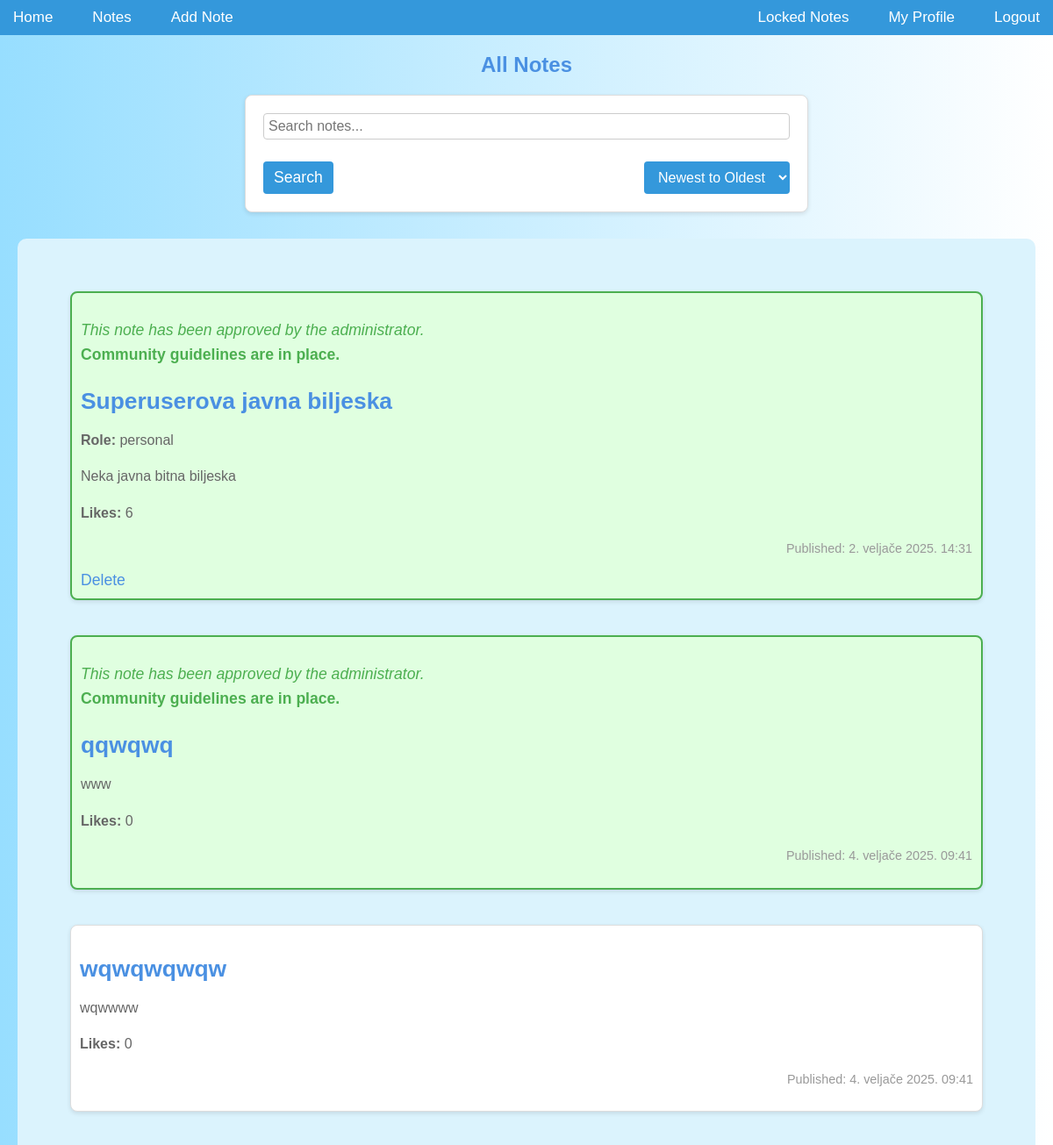
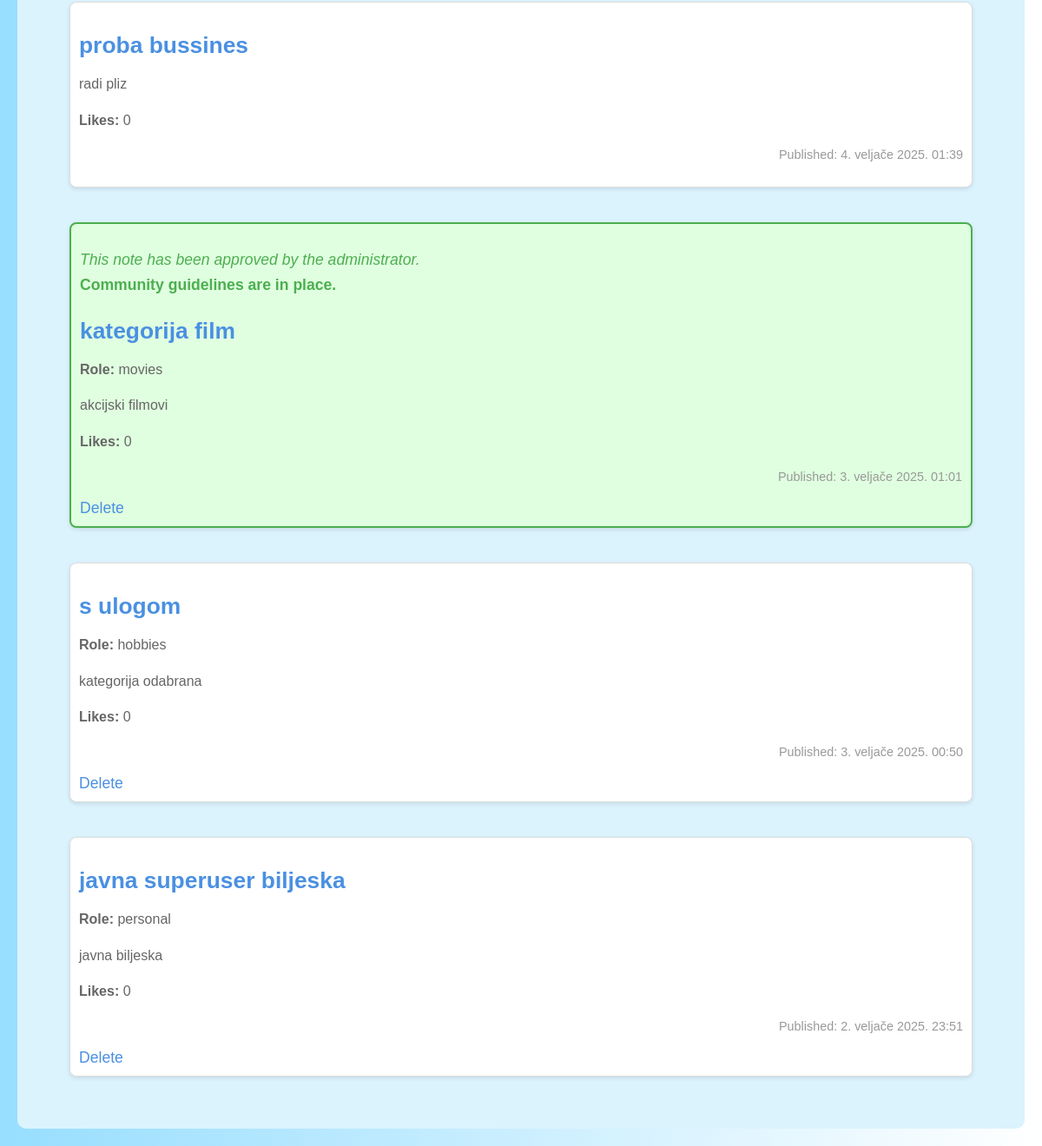
Page /notes/ (signed in) on the earlier database version (2 pictures, top to bottom).
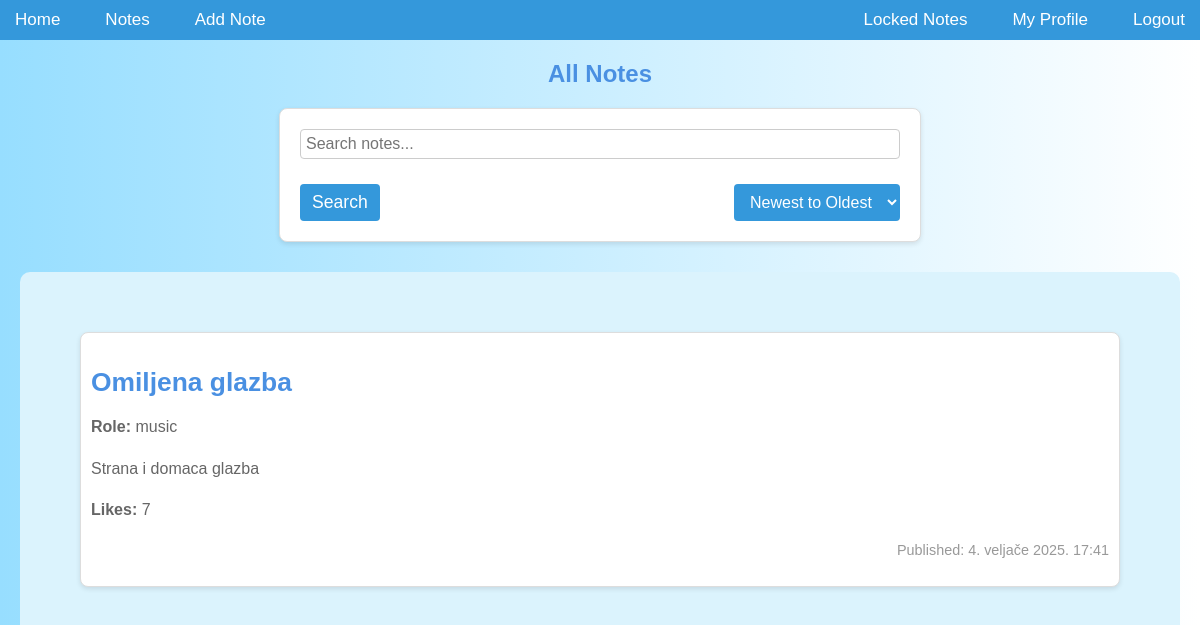
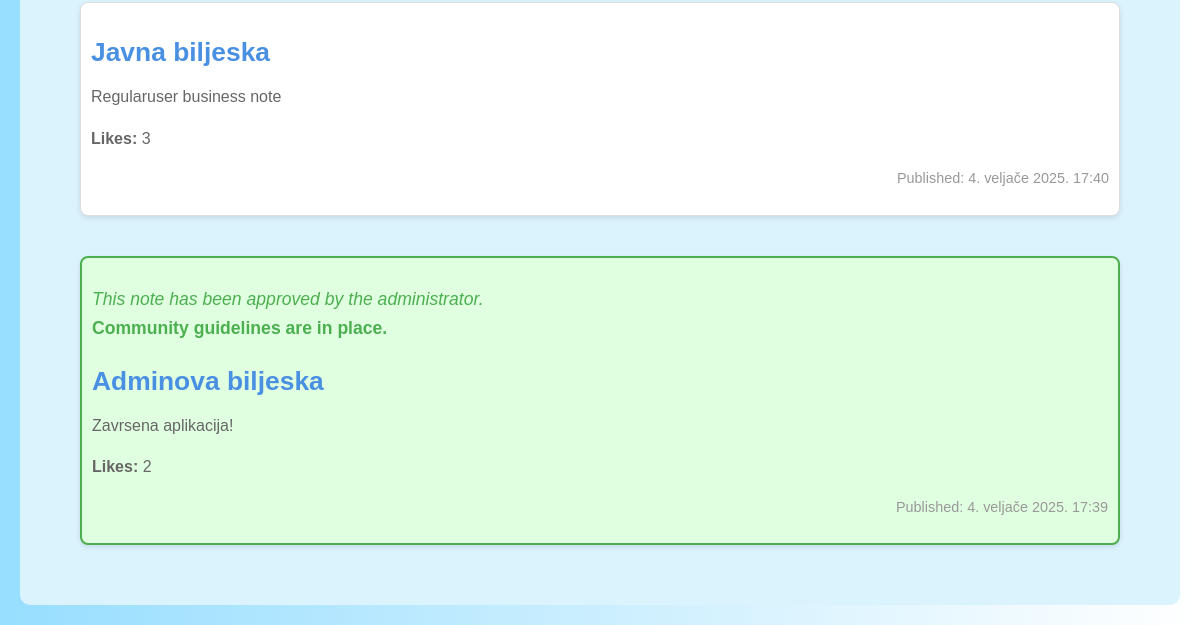
Same page on the later database version (2 pictures, top to bottom).
### notes/models.py (models this page shows, shortened)
class Note(models.Model):
    ROLE_CHOICES = [
        ('hobbies', 'Hobbies'),
        ('movies', 'Movies'),
        ('school', 'School'),
        ('work', 'Work'),
        ('music', 'Music'),
        ('personal', 'Personal'),
    ]
    CATEGORY_CHOICES = [
        ('business', 'Business'),
        ('personal', 'Personal'),
    ]
    user = models.ForeignKey('accounts.CustomUser', on_delete=models.CASCADE, null=True, blank=True, related_name='notes')
    title = models.CharField(max_length=200)
    content = models.TextField()
    pub_date = models.DateTimeField(auto_now_add=True)
    likes = models.PositiveIntegerField(default=0)
    private_notes = models.ManyToManyField(PrivateNoteModel, blank=True)
    is_public = models.BooleanField(default=True)
    is_important = models.BooleanField(default=False)
    is_locked = models.BooleanField(default=False)
    password = models.CharField(max_length=100, null=True, blank=True)
    completed = models.BooleanField(default=False)
    is_private = models.BooleanField(default=False)
    role = models.CharField(max_length=20, choices=ROLE_CHOICES, blank=True, null=True)
    approved = models.BooleanField(default=False)
    category = models.CharField(max_length=20, choices=CATEGORY_CHOICES, default='personal', blank=True, null=True)

### notes/views.py (the view)
# urls.py: path('', views.index, name='index'),
def index(request):
    search_query = request.GET.get('search', '')
    order = request.GET.get('order', 'desc')
    if search_query:
        notes = Note.objects.filter(title__icontains=search_query, is_public= True)
    else:
        notes = Note.objects.filter(is_public = True)
    if request.user.is_authenticated:
         notes = notes | Note.objects.filter(user=request.user, is_private=True)
    if request.user.type == 'REGULARUSER':
        for note in notes:
            if note.user.type == 'SUPERUSER' and note.is_public:
                note.display_role = note.role
            else:
                note.display_role = None
    if order == 'asc':
        notes = notes.order_by('-is_important', 'pub_date')
    else:
        notes = notes.order_by( '-is_important', '-pub_date')
    context = {
        'latest_note_list': notes,
        'current_order': order,
        'search_query': search_query,
    }
    return render(request, 'notes/index.html', context)

### notes/templates/notes/index.html (shortened to what this page needs)
{% extends 'notes/base.html' %}
{% block content %}
    <h2>All Notes</h2>
    <form method="get" action="{% url 'notes:index' %}" class="sort-form">
        <input type="text" name="search" placeholder="Search notes..." value="{{ search_query }}">
        <div class="search-sort-buttons">
            <button type="submit" class="search-button">Search</button>
            <select name="order" onchange="this.form.submit()">
                <option value="desc" {% if current_order == 'desc' %}selected{% endif %}>Newest to Oldest</option>
            </select>
        </div>
    </form>
    <div class="notes-container">
        {% if user.is_authenticated %}
            {% for note in latest_note_list %}
                <div class="note {% if note.approved %}approved-note{% endif %}">
                    {% if note.approved %}
                        <p class="approved-message">
                            <em>This note has been approved by the administrator.</em><br>
                            <strong>Community guidelines are in place.</strong>
                        </p>
                    {% endif %}
                    <h3><a href="{% url 'notes:detail' note.id %}">{{ note.title }}</a></h3>
                    {% if user.is_authenticated and note.user.type == 'SUPERUSER' %}
                        {% if note.role %}
                            <p><strong>Role:</strong> {{ note.role }}</p>
                        {% else %}
                            <p>No role assigned.</p>
                        {% endif %}
                    {% endif %}
                    <p>{{ note.content }}</p>
                    <p><strong>Likes:</strong> {{ note.likes }}</p>
                    <p>Published: {{ note.pub_date }}</p>
                    {% if note.user == user %}
                    <a href="{% url 'notes:delete_note' note.id %}"
                       onclick="return confirm('Are you sure you want to delete this note?');">
                        Delete
                    </a>{% endif %}
                </div>
            {% empty %}
                <p>No notes available.</p>
            {% endfor %}
        {% else %}
            <p>You need to be logged in to view the notes.</p>
        {% endif %}
    </div>
{% endblock %}

Differences in the rows shown:
removed Note: shows "This note has been approved by the administrator.", approved "Community guidelines are in place.", title "Superuserova javna biljeska", role "personal", content "Neka javna bitna biljeska", likes "6", pub_date "2. veljače 2025. 14:31", shows "Delete"
removed Note: shows "This note has been approved by the administrator.", approved "Community guidelines are in place.", title "qqwqwq", content "www", likes "0", pub_date "4. veljače 2025. 09:41"
removed Note: title "wqwqwqwqw", content "wqwwww", likes "0", pub_date "4. veljače 2025. 09:41"
removed Note: title "proba bussines", content "radi pliz", likes "0", pub_date "4. veljače 2025. 01:39"
removed Note: shows "This note has been approved by the administrator.", approved "Community guidelines are in place.", title "kategorija film", role "movies", content "akcijski filmovi", likes "0", pub_date "3. veljače 2025. 01:01", shows "Delete"
removed Note: title "s ulogom", role "hobbies", content "kategorija odabrana", likes "0", pub_date "3. veljače 2025. 00:50", shows "Delete"
removed Note: title "javna superuser biljeska", role "personal", content "javna biljeska", likes "0", pub_date "2. veljače 2025. 23:51", shows "Delete"
added Note: title "Omiljena glazba", role "music", content "Strana i domaca glazba", likes "7", pub_date "4. veljače 2025. 17:41"
added Note: title "Javna biljeska", content "Regularuser business note", likes "3", pub_date "4. veljače 2025. 17:40"
added Note: shows "This note has been approved by the administrator.", approved "Community guidelines are in place.", title "Adminova biljeska", content "Zavrsena aplikacija!", likes "2", pub_date "4. veljače 2025. 17:39"
